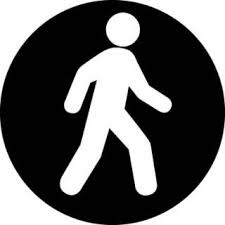
#> input picture images/walk.jpg, 225 x 225 px
$ python MotionTracking.py --input images/walk.jpg
#> lines starting #> are read from the running program, lines starting #| are printed output that depends on the picture
import cv2
import numpy as np
import argparse

ap = argparse.ArgumentParser()
ap.add_argument("-in", "--input", required = True, help = "input source video")
ap.add_argument("-d","--delay", required = False, type = int, default= 25, help = "input delay")
args = vars(ap.parse_args())

last_frame = None
i = 0
delay = args["delay"]

font = cv2.FONT_HERSHEY_SIMPLEX
base_frame = np.ones((50,50), np.uint8)

walk_img = './images/walk.jpg'
img = cv2.imread(walk_img)
#> img is the input picture: shape (225, 225, 3); min 0, max 255, mean 99.7
img = cv2.resize(img,(75,75))
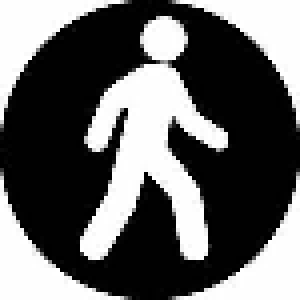
#> img: shape (75, 75, 3) (shown 4 times larger); min 0, max 255, mean 99.6

if args["input"] == "0":
    cap = cv2.VideoCapture(int(args["input"]))
else:
    cap = cv2.VideoCapture(args["input"])

while True:
    ret, frame = cap.read()
    if ret:

        #resize the frame
        frame = cv2.resize(frame, (640,480))
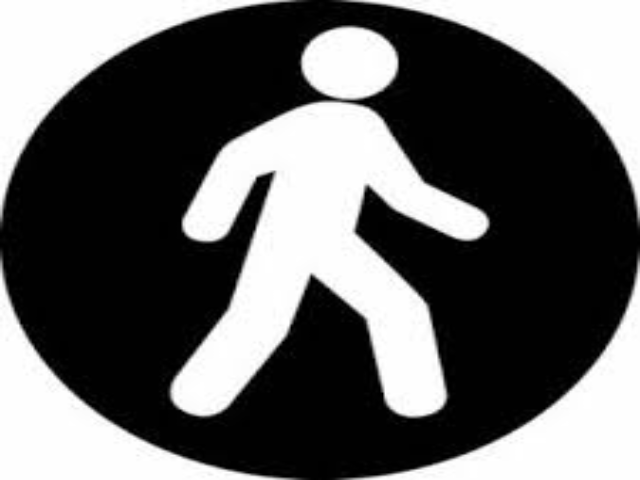
#> frame: shape (480, 640, 3); min 0, max 255, mean 99.6
        #convert color the frame to gray
        gray = cv2.cvtColor(frame, cv2.COLOR_BGR2GRAY)
        #apply filter GaussianBlur with kernel (5,5)
        gray = cv2.GaussianBlur(gray, (5,5), 0)

        #save the first frame in the last frame variable
        if last_frame is None:
            last_frame = gray

        #calculate subtract last_frame and gray(current frame)
        delta_frame = cv2.absdiff(last_frame, gray)
#> delta_frame: shape (480, 640); every value is 0
        #save the current frame(gray) in the last frame variable
        last_frame = gray
        #apply threshold
        threshold = cv2.threshold(delta_frame, 25,255,cv2.THRESH_BINARY)[1]
        #apply dilate with iteration = 2
        dilation = cv2.dilate(threshold, None, 2)
        #apply findContours to get boundary points
        contours = cv2.findContours(dilation.copy(), cv2.RETR_EXTERNAL, cv2.CHAIN_APPROX_SIMPLE)[-2]
#> contours = []
        #resize dilation
        dilation = cv2.resize(dilation, (50,50))
#> dilation: shape (50, 50); every value is 0

        #if mean of subtraction base_frame - dilation larger 1.5
        #it means that a motion has occurred in the frame
        #but if this happens in 25 consecutive frames, we record it as a move
        #you can change the delay with Input Arguments
        if np.mean(base_frame - dilation) > 1.5:
            delay -= 1
            if delay <= 0:
                delay = 25
                i += 1

            for c in contours:
                if cv2.contourArea(c) < 900:
                    continue
                #coordinate of each bounding box
                (x,y,w,h) = cv2.boundingRect(c)
                #change color of bounding box to red
                frame[y:y+h, x:x+w, 2] = 230
                #show image of  motion tracking in coordinate (w->0:75, h-> 0:75)
                frame[:75,:75] = img
                cv2.putText(frame, 'Moving', (85,40), font, 1, (0,0,154), 2)
        cv2.imshow('frame', frame)

        if cv2.waitKey(25)& 0xFF == ord('q'):
#> (key q is pressed here)
            break
    else:
        break

cap.release()
cv2.destroyAllWindows()
